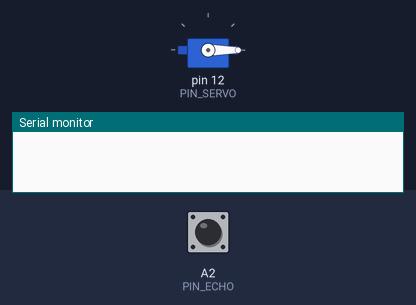
The sketch below on a simulated Arduino Uno, built with avr-gcc and run on an emulated ATmega328P. Parts: servo, the last lines printed to the serial monitor. The inputs (shaded band) are chosen by the test bench; at power-on: A2 (PIN_ECHO) LOW.

Above: at 0.1 s.
At 1.3 s:
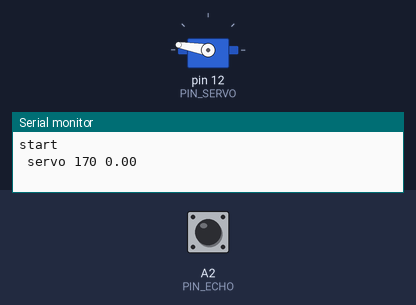
1.4 s: A2 (PIN_ECHO) pulsed HIGH 2 times (0.12 s each, 0.3 s apart)
At 2.4 s:
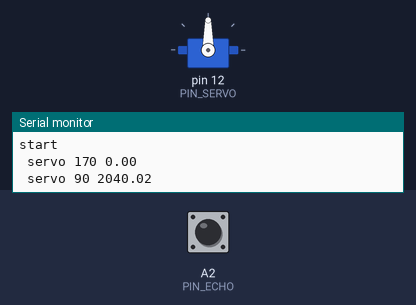
Timing chart, 0 to 4.4 s (numbered marks = the images above; inputs shaded):
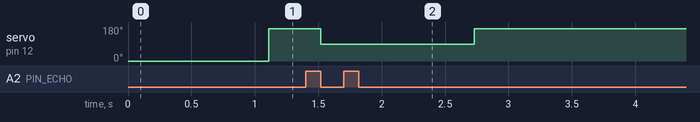

The sketch:

project.ino
```cpp
#include <Servo.h>

/*초음파센서*/
#define PIN_TRIG A1
#define PIN_ECHO A2

/*서보모터*/
#define PIN_SERVO 12

Servo myservo;
int servo_angle = 0; //서보모터의 현재 각도를 저장하는 변수

void setup() {
  int i;
  Serial.begin(9600);

  pinMode (PIN_SERVO, OUTPUT);
  myservo.attach(PIN_SERVO);
  servo_angle = 0;
  myservo.write(servo_angle);
  delay(100);

  pinMode(PIN_TRIG, OUTPUT);
  pinMode(PIN_ECHO, INPUT);

  Serial.println("start");
}

void loop() {
  float cycletime;
  float distance;

  digitalWrite(PIN_TRIG, HIGH);
  delay(10);
  digitalWrite(PIN_TRIG, LOW);
  cycletime = pulseIn(PIN_ECHO, HIGH); //아두이노 핀으로 입력되는 펄스의 시간을 측정하는 함수
  distance = ((340 * cycletime) / 10000) / 2;  //거리 = 속력 X 시간

  if(distance < 10){
    if (servo_angle != 170)
    {
      Serial.println(" servo 170 "+ String(distance));
      servo_angle = 170;
      myservo.write(servo_angle);
      delay(100);
    }
  }else{
    if (servo_angle != 90)
    {
      Serial.println(" servo 90 "+ String(distance));
      servo_angle = 90;
      myservo.write(servo_angle);
      delay(100);
    }
  }
  delay(100);
}
```

Measured:
- after the input at 1.4 s, servo on pin 12 (PIN_SERVO): 170° → 90° after 0.12 s, → 170° 1.2 s later
